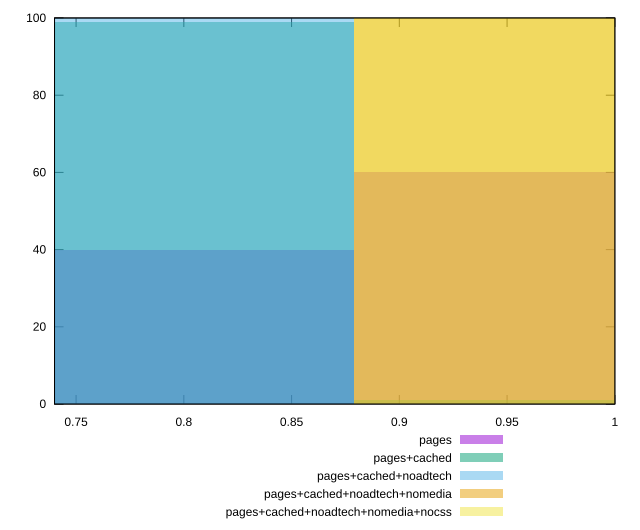

Write the gnuplot code that produced this figure.
reset

$pages <<EOF
1.0047059736089292 60
0.753529480206697 40
EOF

$pagesCached <<EOF
1.0047059736089292 1
0.753529480206697 99
EOF

$pagesCachedNoadtech <<EOF
0.753529480206697 100
EOF

$pagesCachedNoadtechNomedia <<EOF
1.0047059736089292 100
EOF

$pagesCachedNoadtechNomediaNocss <<EOF
1.0047059736089292 100
EOF

set key outside below
set boxwidth 0.2511764934022323
set xrange [0.74:1]
set yrange [0:100]
set trange [0:100]
set style fill transparent solid 0.5 noborder
set terminal svg size 640, 530 enhanced background rgb 'white'
set output "report_00009_2021-02-08T22-37-41.559Z/uses-optimized-images/comparison/histogram/all_score.svg"

plot $pages title "pages" with boxes, \
     $pagesCached title "pages+cached" with boxes, \
     $pagesCachedNoadtech title "pages+cached+noadtech" with boxes, \
     $pagesCachedNoadtechNomedia title "pages+cached+noadtech+nomedia" with boxes, \
     $pagesCachedNoadtechNomediaNocss title "pages+cached+noadtech+nomedia+nocss" with boxes

reset
